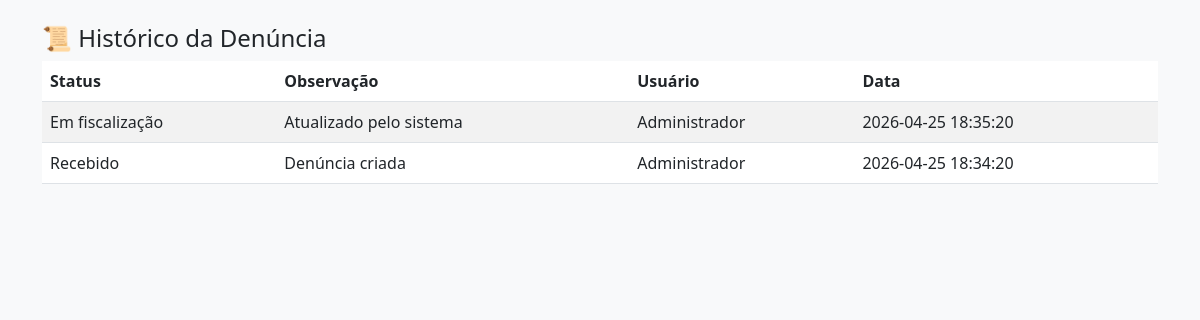
/historico/4 (signed in), run on the app's committed database.
### tables this page shows
CREATE TABLE historico (
    id INTEGER PRIMARY KEY AUTOINCREMENT,
    denuncia_id INTEGER,
    status TEXT,
    observacao TEXT,
    usuario TEXT,
    data TIMESTAMP DEFAULT CURRENT_TIMESTAMP,
    FOREIGN KEY (denuncia_id) REFERENCES denuncias(id)
);

### app.py (the view)
@app.route('/historico/<int:id>')
def historico(id):
    if not session.get('logado'):
        return redirect('/login')
    conn = conectar()
    cursor = conn.cursor()
    cursor.execute("""
        SELECT status, observacao, usuario, data
        FROM historico
        WHERE denuncia_id=?
        ORDER BY data DESC
    """, (id,))
    dados = cursor.fetchall()
    conn.close()
    return render_template('historico.html', dados=dados)

### database.py (called while the page is built)
def conectar():
    return sqlite3.connect(os.path.join(BASE_DIR, 'banco.db'))

### templates/historico.html (shortened to what this page needs)
<!DOCTYPE html>
<html>
<head>
    <link href="https://cdn.jsdelivr.net/npm/bootstrap@5.3.0/dist/css/bootstrap.min.css" rel="stylesheet">
</head>
<body class="bg-light">
<div class="container py-4">
    <h4>📜 Histórico da Denúncia</h4>
    <table class="table table-striped">
        <thead>
            <tr>
                <th>Status</th>
                <th>Observação</th>
                <th>Usuário</th>
                <th>Data</th>
            </tr>
        </thead>
        <tbody>
            {% for h in dados %}
            <tr>
                <td>{{ h[0] }}</td>
                <td>{{ h[1] }}</td>
                <td>{{ h[2] }}</td>
                <td>{{ h[3] }}</td>
            </tr>
            {% endfor %}
        </tbody>
    </table>
</div>
</body>
</html>

### data on the page
historico: status "Em fiscalização", observacao "Atualizado pelo sistema", usuario "Administrador", data "2026-04-25 18:35:20"
historico: status "Recebido", observacao "Denúncia criada", usuario "Administrador", data "2026-04-25 18:34:20"
